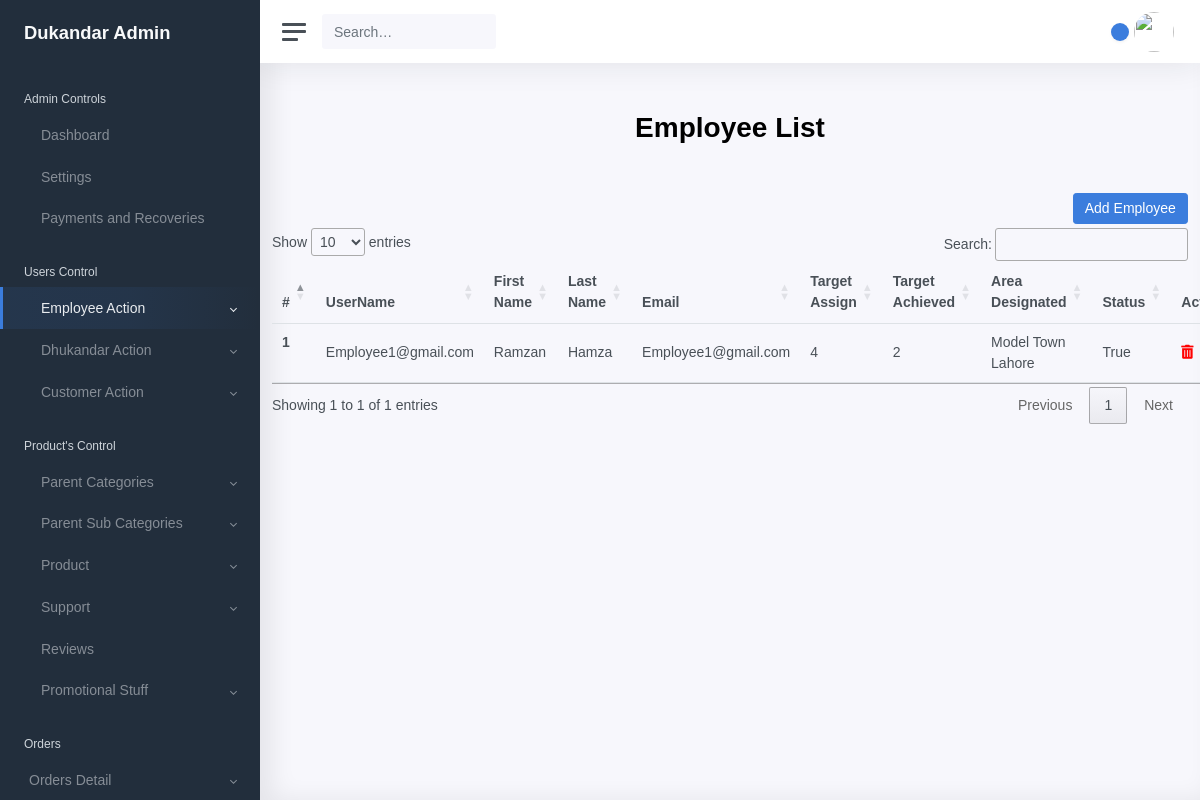
The page /employee/lists (signed in) on the database its author committed.
### shopkeeper/models/models.py (models this page shows, shortened)
class Employee(models.Model):
    user = models.OneToOneField(User, related_name='user', on_delete=models.CASCADE, null=False)
    target_assign = models.CharField(max_length=10, null=True)
    target_achieved = models.CharField(max_length=10, null=True)
    area_designated = models.CharField(max_length=250, null=True, blank=True)
    phone_no = models.CharField(max_length=20, null=True)
    description = models.TextField(null=True)
    is_active = models.BooleanField(default=True)
    created_at = models.DateTimeField(auto_now_add=True)
    updated_at = models.DateTimeField(auto_now=True)
    class Meta:
        ordering = ['created_at']

class User(AbstractUser):
    address = models.CharField(max_length=250, null=True)
    user_type = models.CharField(max_length=16,
                                 choices=USER_CHOICES,
                                 default="CUSTOMER")
    block = models.BooleanField(default=False)
    is_active = models.BooleanField(default=True)
    created_at = models.DateTimeField(auto_now_add=True)
    updated_at = models.DateTimeField(auto_now=True)

### shopkeeper/views.py (the view)
# urls.py: path('employee/lists', employeeList, name='employee_list'),
def employeeList(request):
    employee_list =Employee.objects.all()
    context={
        'employee_list':employee_list
    }
    return render(request, 'shopkeeper/employee/list.html',context)

### shopkeeper/templates/shopkeeper/employee/list.html (shortened to what this page needs)
{% extends 'shopkeeper/base/base.html' %}
{% load static %}
{% block content %}
<div class="container">
        <h1 class="text-center mt-5 mb-5 font-weight-bold">Employee List</h1>
        <div class="row">
          <div class="col-12">
            <a type="submit" href="{% url 'employee_setup' %}" class="btn btn-primary float-right mb-1" name="employee">Add
              Employee</a>
            <table class="table" id="employeeTable">
                <thead class="thead-dark">
                  <tr>
                    <th scope="col">#</th>
                    <th scope="col">UserName</th>
                    <th scope="col">First Name</th>
                    <th scope="col">Last Name</th>
                    <th scope="col">Email</th>
                    <th scope="col">Target Assign</th>
                    <th scope="col">Target Achieved</th>
                    <th scope="col">Area Designated</th>
                    <th scope="col">Status</th>
                    <th scope="col">Actions</th>
                  </tr>
                </thead>
                <tbody>
                    {% for employee in employee_list%}
                  <tr>
                    <th scope="row">{{forloop.counter}}</th>
                    <td>{{employee.user.username}}</td>
                    <td>{{employee.user.first_name}}</td>
                    <td>{{employee.user.last_name}}</td>
                    <td>{{employee.user.email}}</td>
                    <td>{{employee.target_assign}}</td>
                    <td>{{employee.target_achieved}}</td>
                    <td>{{employee.area_designated}}</td>
                    <td>{{employee.is_active}}</td>
                    <td>
                        <a href="{% url 'employee_update' employee.id %}" class="mr-3" data-toggle="tooltip" title="Hooray!"> <i class="fas fa-trash-alt"  style="color:red;"></i></a>
                    </td>
                  </tr>
                  {% endfor %}
                </tbody>
              </table>
          </div>
        </div>
      </div>
{% endblock %}

### shopkeeper/templates/shopkeeper/base/base.html (style rules this page uses)
* { font-family: Arial, Helvetica, sans-serif; }

### rows shown on the page
Employee: user.username "Employee1@gmail.com", user.first_name "Ramzan", user.last_name "Hamza", user.email "Employee1@gmail.com", target_assign "4", target_achieved "2", area_designated "Model Town Lahore", is_active "True"
